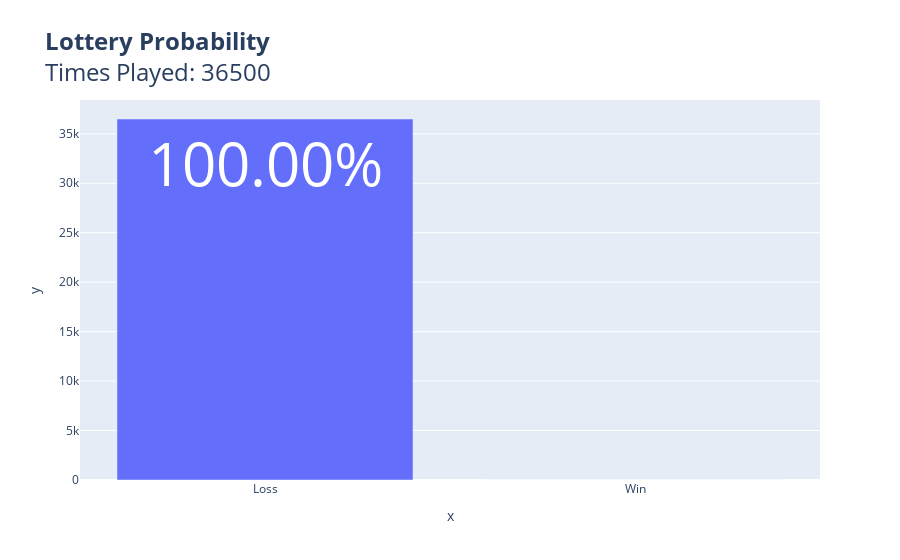

Notebook code for this chart:
### Code cell
lotteryGame(times_played=365*100)
# En este ejemplo estamos jugando todos los días durante 100 años

### Figure 1 — Plotly figure (JSON) as saved in the notebook; plotly's stock layout.template omitted (floating-point values rounded to 4 significant figures)
{"data": [{"alignmentgroup": "True", "hovertemplate": "x=%{x}<br>y=%{y}<br>text=%{text}<extra></extra>", "legendgroup": "", "marker": {"color": "#636efa", "pattern": {"shape": ""}}, "name": "", "offsetgroup": "", "orientation": "v", "showlegend": false, "text": ["100.00%", "0.00%"], "textfont": {"size": 60}, "textposition": "inside", "type": "bar", "x": ["Loss", "Win"], "xaxis": "x", "y": [36499, 1], "yaxis": "y"}], "layout": {"barmode": "relative", "legend": {"tracegroupgap": 0}, "title": {"font": {"size": 24}, "text": "<b>Lottery Probability</b><br>Times Played: 36500"}, "xaxis": {"anchor": "y", "domain": [0, 1], "title": {"text": "x"}}, "yaxis": {"anchor": "x", "domain": [0, 1], "title": {"text": "y"}}}}
